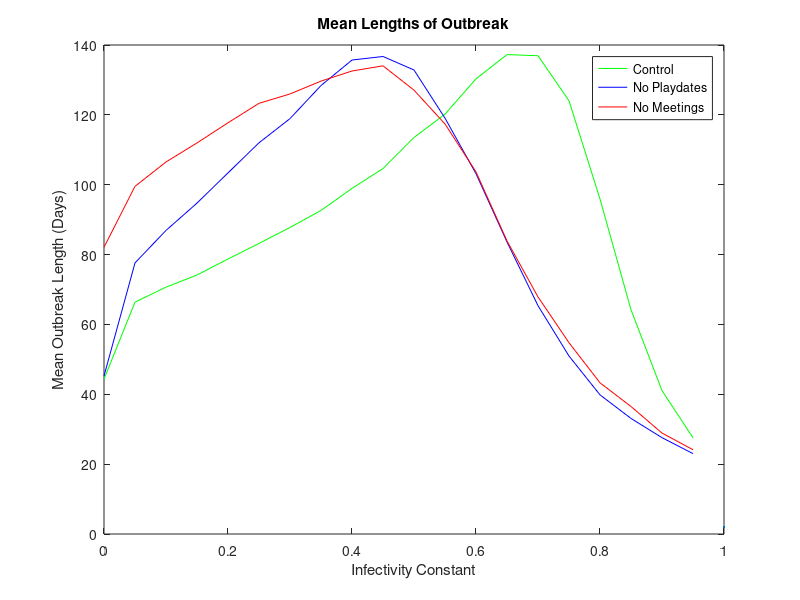
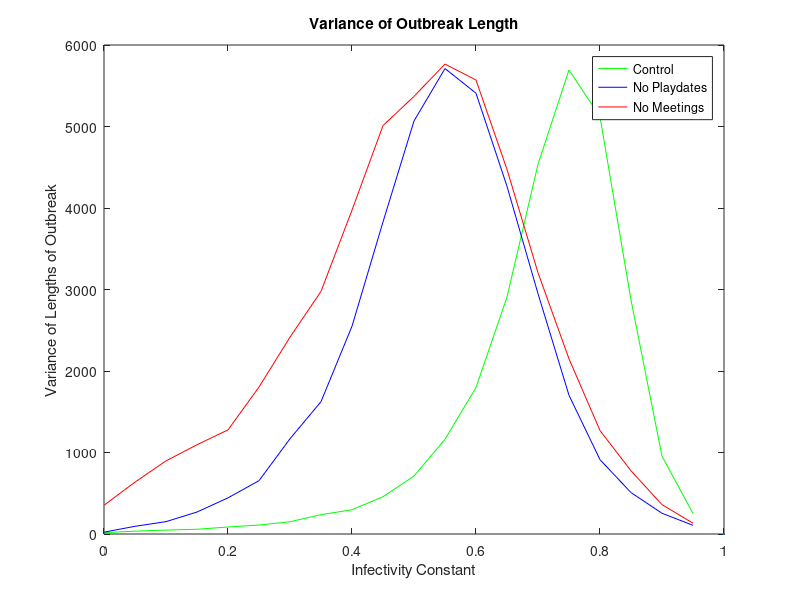
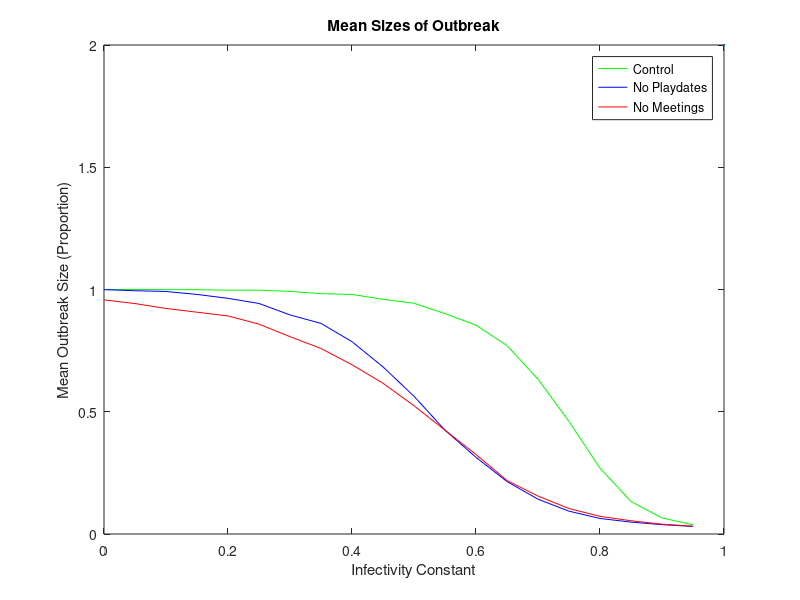
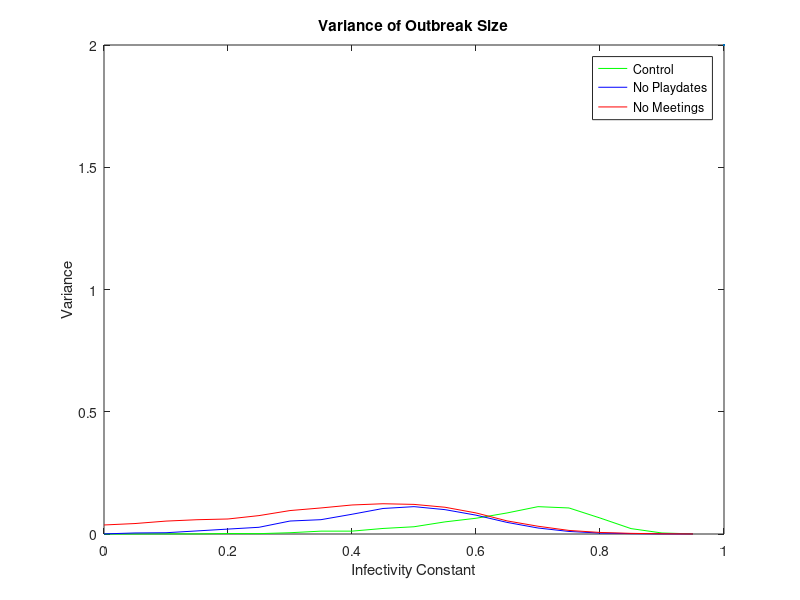

These charts were generated, in order, by the following MATLAB code:
clear all
load longer_sim_data.mat outbreak_lengths outbreak_sizes

% control/noplaydates/nomeetings, inf_const, trial #

meanLengthsControl = NaN(1, 20);
meanLengthsNoPlaydates = NaN(1, 20);
meanLengthsNoMeetings = NaN(1, 20);
varLengthsControl = NaN(1, 20);
varLengthsNoPlaydates = NaN(1, 20);
varLengthsNoMeetings = NaN(1, 20);
meanSizesControl = NaN(1, 20);
meanSizesNoPlaydates = NaN(1, 20);
meanSizesNoMeetings = NaN(1, 20);
varSizesControl = NaN(1, 20);
varSizesNoPlaydates = NaN(1, 20);
varSizesNoMeetings = NaN(1, 20);

X = NaN(1, 20);
for i = 1:20
    inf_const = (i-1) * 0.05;
    X(i) = inf_const;
end

for x = 1:20
    for type = 1:3
        all_lengths = outbreak_lengths(type, x, :);
        mean_length = mean(all_lengths, "omitnan");
        var_of_lengths = var(all_lengths, "omitnan");
        all_sizes = outbreak_sizes(type, x, :);
        mean_size = mean(all_sizes, "omitnan");
        var_of_sizes = var(all_sizes, "omitnan");
        switch type
            case 1
                meanLengthsControl(x) = mean_length;
                varLengthsControl(x) = var_of_lengths;
                meanSizesControl(x) = mean_size;
                varSizesControl(x) = var_of_sizes;
            case 2
                meanLengthsNoPlaydates(x) = mean_length;
                varLengthsNoPlaydates(x) = var_of_lengths;
                meanSizesNoPlaydates(x) = mean_size;
                varSizesNoPlaydates(x) = var_of_sizes;
            case 3
                meanLengthsNoMeetings(x) = mean_length;
                varLengthsNoMeetings(x) = var_of_lengths;
                meanSizesNoMeetings(x) = mean_size;
                varSizesNoMeetings(x) = var_of_sizes;
        end
    end
end

close all

figure (1)

plot(X, meanLengthsControl, 'g', X, meanLengthsNoPlaydates, 'b', X, meanLengthsNoMeetings, 'r', LineWidth = 2);
title('Mean Lengths of Outbreak')
xlabel('Infectivity Constant')
ylabel('Mean Outbreak Length (Days)')
legend("Control", "No Playdates", "No Meetings")

saveas(1, "meanLengths.jpg")

figure(2)

plot(X, varLengthsControl, 'g', X, varLengthsNoPlaydates, 'b', X, varLengthsNoMeetings, 'r', LineWidth = 2);
title('Variance of Outbreak Length')
xlabel('Infectivity Constant')
ylabel('Variance of Lengths of Outbreak')
legend("Control", "No Playdates", "No Meetings")

saveas(2, "varLengths.jpg")


figure(3)

plot(X, meanSizesControl, 'g', X, meanSizesNoPlaydates, 'b', X, meanSizesNoMeetings, 'r', LineWidth = 2);
title('Mean Sizes of Outbreak')
xlabel('Infectivity Constant')
ylabel('Mean Outbreak Size (Proportion)')
legend("Control", "No Playdates", "No Meetings")

saveas(3, "meanSizes.jpg")

figure(4)

plot(X, varSizesControl, 'g', X, varSizesNoPlaydates, 'b', X, varSizesNoMeetings, 'r', LineWidth = 2);
title('Variance of Outbreak Size')
xlabel('Infectivity Constant')
ylabel('Variance')
legend("Control", "No Playdates", "No Meetings")

saveas(4, "varSizes.jpg")



%3. writeup methods and upload results

